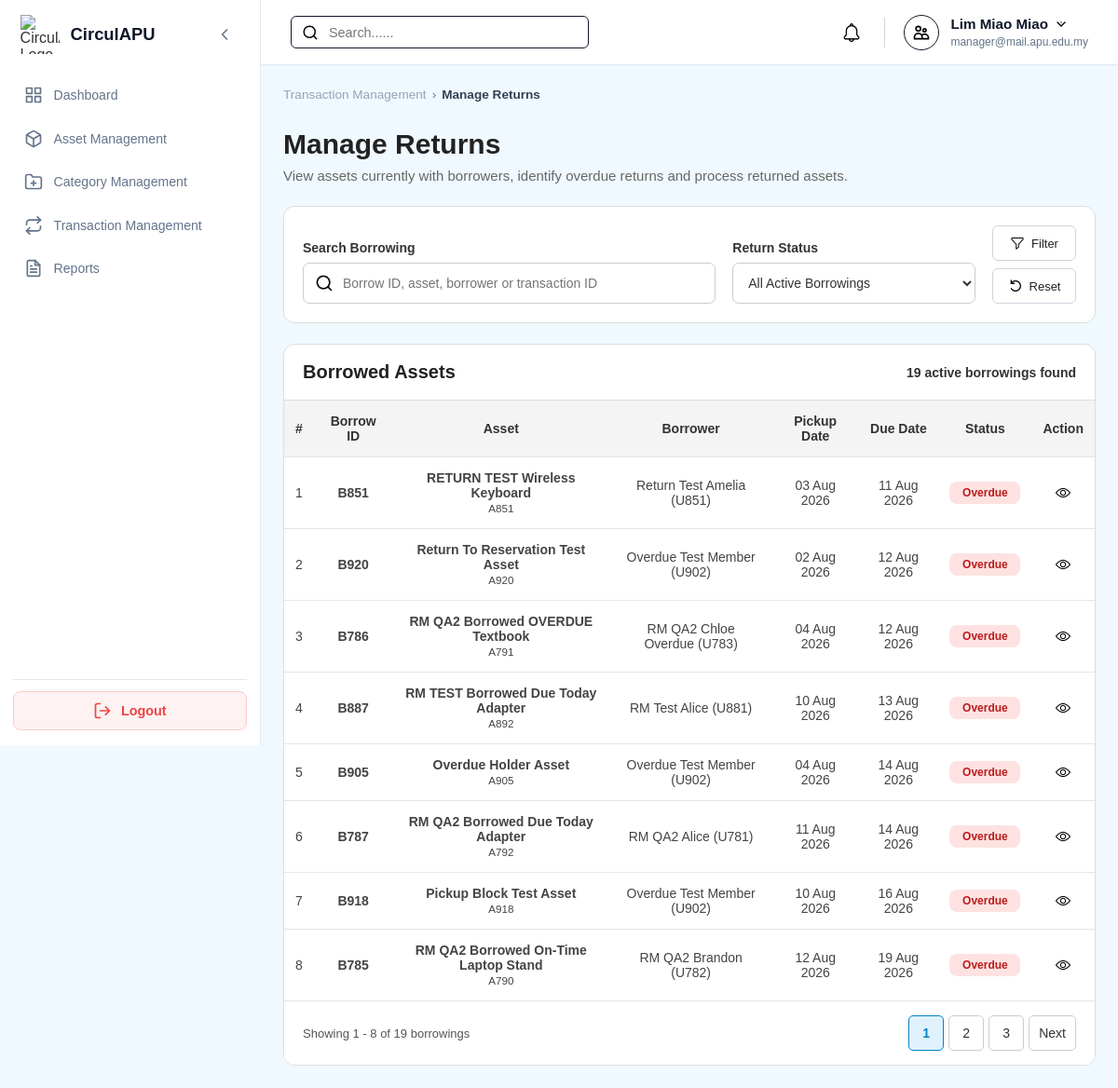
Page /Manager/manager_borrowed_assets.php (signed in) on the committed database.
### tables this page shows
CREATE TABLE `borrowings` (
  `borrowID` varchar(10) NOT NULL,
  `assetID` varchar(10) NOT NULL,
  `borrowerID` varchar(10) NOT NULL,
  `transactionID` varchar(10) NOT NULL,
  `borrowDate` timestamp NOT NULL DEFAULT current_timestamp(),
  `expectedReturnDate` datetime NOT NULL,
  `actualReturnDate` datetime DEFAULT NULL,
  `borrowingStatus` enum('Pending','Approved','Borrowed','Returned','Completed','Cancelled','Overdue') NOT NULL
);

CREATE TABLE `assets` (
  `assetID` varchar(10) NOT NULL,
  `ownerID` varchar(10) NOT NULL,
  `categoryID` varchar(10) NOT NULL,
  `assetName` varchar(150) NOT NULL,
  `description` varchar(255) DEFAULT NULL,
  `assetCondition` enum('New','Like New','Good','Fair','Poor') NOT NULL,
  `imageURL` varchar(255) DEFAULT NULL,
  `availabilityStatus` enum('Available','Reserved','Borrowed','Unavailable') NOT NULL,
  `listingStatus` enum('Draft','Pending Review','Ready for Verification','Approved','Published','Rejected','Removed') NOT NULL,
  `createdDate` timestamp NOT NULL DEFAULT current_timestamp(),
  `updatedDate` timestamp NULL DEFAULT NULL ON UPDATE current_timestamp(),
  `verificationStatus` enum('Pending','Approved','Rejected') NOT NULL
);

CREATE TABLE `user` (
  `userID` varchar(10) NOT NULL,
  `name` varchar(100) NOT NULL,
  `email` varchar(100) NOT NULL,
  `password` varchar(255) NOT NULL,
  `role` enum('Member','Auditor','Manager','Admin') NOT NULL DEFAULT 'Member',
  `status` enum('Active','Suspended','Deleted') NOT NULL DEFAULT 'Active',
  `ecopoint` int(11) NOT NULL DEFAULT 0,
  `dateCreated` timestamp NOT NULL DEFAULT current_timestamp()
);

### Manager/manager_borrowed_assets.php (the view, shortened to what this page needs)
<?php
require_once '../db.php';
function e($v): string { return htmlspecialchars((string)$v, ENT_QUOTES, 'UTF-8'); }
function d($v): string { return $v && strtotime($v) ? date('d M Y', strtotime($v)) : '-'; }
function pageURL($p): string {
    $q=$_GET; $q['page']=$p;
    return 'manager_borrowed_assets.php?'.http_build_query($q);
}
$search=trim($_GET['search']??'');
$status=trim($_GET['status']??'');
$rows=[];$error='';$perPage=8;$page=max(1,(int)($_GET['page']??1));
$total=$offset=0;$totalPages=1;
try{
    $c=$conn;$c->set_charset('utf8mb4');
    $where=["b.actualReturnDate IS NULL","b.borrowingStatus IN ('Borrowed','Active','Overdue')"];
    $params=[];$types='';
    $whereSQL='WHERE '.implode(' AND ',$where);
    $s=$c->prepare("SELECT COUNT(*) total
        FROM borrowings b
        JOIN transactionrequests t ON t.transactionID=b.transactionID
        JOIN assets a ON a.assetID=b.assetID
        JOIN user u ON u.userID=b.borrowerID
        $whereSQL");
    $s->execute();$total=(int)$s->get_result()->fetch_assoc()['total'];$s->close();
    $totalPages=max(1,(int)ceil($total/$perPage));$page=min($page,$totalPages);$offset=($page-1)*$perPage;
    $s=$c->prepare("SELECT b.borrowID,b.transactionID,b.borrowDate,b.expectedReturnDate,b.borrowingStatus,
            a.assetID,a.assetName,a.assetCondition,
            u.userID borrowerID,u.name borrowerName,
            (DATE(b.expectedReturnDate)<CURDATE()) isOverdue
        FROM borrowings b
        JOIN transactionrequests t ON t.transactionID=b.transactionID
        JOIN assets a ON a.assetID=b.assetID
        JOIN user u ON u.userID=b.borrowerID
        $whereSQL
        ORDER BY isOverdue DESC,b.expectedReturnDate ASC
        LIMIT ? OFFSET ?");
    $list=[...$params,$perPage,$offset];
    $s->bind_param($types.'ii',...$list);$s->execute();
    $rows=$s->get_result()->fetch_all(MYSQLI_ASSOC);$s->close();
}catch(Throwable $z){
    error_log($z->getMessage());$error='Unable to load borrowed assets. Please try again.';
}
$start=$total?$offset+1:0;$end=min($offset+$perPage,$total);
$back=http_build_query(array_filter(['search'=>$search,'status'=>$status,'page'=>$page],fn($v)=>$v!==''&&$v!==1));
$backParam=$back?'&back='.rawurlencode($back):'';
?>
<!DOCTYPE html>
<html lang="en">
<head>
<link rel="stylesheet" href="../style.css"><link rel="stylesheet" href="manager_style.css?v=<?=filemtime(__DIR__.'/manager_style.css')?>"><link rel="stylesheet" href="manager_mobile.css">
</head>
<body class="role-manager">
<div class="dashboard-container">
<?php include '../sidebar.php';?><div class="main-content"><?php include '../header.php';?>
<main class="page-body">
<section class="management-heading">
<div class="breadcrumb"><a href="manager_transactions.php">Transaction Management</a><span>›</span><span class="breadcrumb-current">Manage Returns</span></div>
<h1>Manage Returns</h1>
<p>View assets currently with borrowers, identify overdue returns and process returned assets.</p>
</section>
<section class="management-filter desktop-borrowing-filter">
<form method="GET">
<div class="management-filter-group search">
<label for="search">Search Borrowing</label>
<div class="management-search-input"><img src="../assets/icons/search.png" alt="">
<input id="search" name="search" value="<?=e($search)?>" placeholder="Borrow ID, asset, borrower or transaction ID"></div>
</div>
<div class="management-filter-group">
<label for="status">Return Status</label>
<select id="status" name="status">
<option value="">All Active Borrowings</option>
</select>
</div>
<div class="management-filter-buttons">
<button class="management-filter-btn"><img src="../assets/icons/filter.png" alt=""> Filter</button>
<a href="manager_borrowed_assets.php" class="management-reset-btn"><img src="../assets/icons/reset.png" alt=""> Reset</a>
</div>
</form>
</section>
<section class="management-list desktop-borrowing-list">
<div class="management-list-header">
<h2><?= $status==='Overdue'?'Overdue Returns':'Borrowed Assets' ?></h2>
<p><?= $total ?> active borrowing<?= $total===1?'':'s' ?> found</p>
</div>
<div class="management-table-wrapper">
<table class="management-table">
<thead><tr><th>#</th><th>Borrow ID</th><th>Asset</th><th>Borrower</th><th>Pickup Date</th><th>Due Date</th><th>Status</th><th>Action</th></tr></thead>
<tbody>
<?php if(!$rows):?>
<tr><td colspan="8" class="management-empty-state">No active borrowings found.</td></tr>
<?php else:foreach($rows as $i=>$r):$display=$r['isOverdue']?'Overdue':'Borrowed';?>
<tr>
<td><?=$offset+$i+1?></td>
<td><strong><?=e($r['borrowID'])?></strong></td>
<td><strong><?=e($r['assetName'])?></strong><br><small><?=e($r['assetID'])?></small></td>
<td><?=e($r['borrowerName'].' ('.$r['borrowerID'].')')?></td>
<td><?=e(d($r['borrowDate']))?></td>
<td><?=e(d($r['expectedReturnDate']))?></td>
<td><span class="status-badge" data-status="<?=e($display)?>"><?=e($display)?></span></td>
<td>
<a href="manager_borrowed_asset_view.php?transactionID=<?=e($r['transactionID'])?><?=$backParam?>" class="management-action-btn" title="View Borrowing">
<img src="../assets/icons/view.png" alt="View">
</a>
</td>
</tr>
<?php endforeach;endif;?>
</tbody>
</table>
</div>
<div class="management-table-footer">
<p>Showing <?=$start?> - <?=$end?> of <?=$total?> borrowings</p>
<?php if($totalPages>1):?><nav class="pagination">
<?php for($p=1;$p<=$totalPages;$p++):?><a href="<?=e(pageURL($p))?>" class="<?=$p===$page?'active':''?>"><?=$p?></a><?php endfor;?>
<?php if($page<$totalPages):?><a href="<?=e(pageURL($page+1))?>">Next</a><?php endif;?>
</nav><?php endif;?>
</div>
</section>
</main>
</div></div>
</body></html>

### Manager/manager_style.css (style rules this page uses)
.status-badge { display:inline-flex;align-items:center;justify-content:center; min-width:76px;padding:6px 10px;border-radius:8px; background:#f1f5f9;color:#475569;font-size:12px;font-weight:700;line-height:1;white-space:nowrap; }
.status-badge[data-status="Inactive"], .status-badge[data-status="Cancelled"], .status-badge[data-status="Overdue"] { background:#fee2e2; color:#b91c1c; }

### rows in the picture
borrowings: i "1", borrowID "B851", assetID.assetName "RETURN TEST Wireless Keyboard", assetID.assetID "A851", borrowerID.userID "Return Test Amelia (U851)", borrowDate "03 Aug 2026", expectedReturnDate "11 Aug 2026", display "Overdue"
borrowings: i "2", borrowID "B920", assetID.assetName "Return To Reservation Test Asset", assetID.assetID "A920", borrowerID.userID "Overdue Test Member (U902)", borrowDate "02 Aug 2026", expectedReturnDate "12 Aug 2026", display "Overdue"
borrowings: i "3", borrowID "B786", assetID.assetName "RM QA2 Borrowed OVERDUE Textbook", assetID.assetID "A791", borrowerID.userID "RM QA2 Chloe Overdue (U783)", borrowDate "04 Aug 2026", expectedReturnDate "12 Aug 2026", display "Overdue"
borrowings: i "4", borrowID "B887", assetID.assetName "RM TEST Borrowed Due Today Adapter", assetID.assetID "A892", borrowerID.userID "RM Test Alice (U881)", borrowDate "10 Aug 2026", expectedReturnDate "13 Aug 2026", display "Overdue"
borrowings: i "5", borrowID "B905", assetID.assetName "Overdue Holder Asset", assetID.assetID "A905", borrowerID.userID "Overdue Test Member (U902)", borrowDate "04 Aug 2026", expectedReturnDate "14 Aug 2026", display "Overdue"
borrowings: i "6", borrowID "B787", assetID.assetName "RM QA2 Borrowed Due Today Adapter", assetID.assetID "A792", borrowerID.userID "RM QA2 Alice (U781)", borrowDate "11 Aug 2026", expectedReturnDate "14 Aug 2026", display "Overdue"
borrowings: i "7", borrowID "B918", assetID.assetName "Pickup Block Test Asset", assetID.assetID "A918", borrowerID.userID "Overdue Test Member (U902)", borrowDate "10 Aug 2026", expectedReturnDate "16 Aug 2026", display "Overdue"
borrowings: i "8", borrowID "B785", assetID.assetName "RM QA2 Borrowed On-Time Laptop Stand", assetID.assetID "A790", borrowerID.userID "RM QA2 Brandon (U782)", borrowDate "12 Aug 2026", expectedReturnDate "19 Aug 2026", display "Overdue"

### other values in the picture
$user_name "Lim Miao Miao"
$user_email "manager@mail.apu.edu.my"
$total "19"
$start "1"
$end "8"
